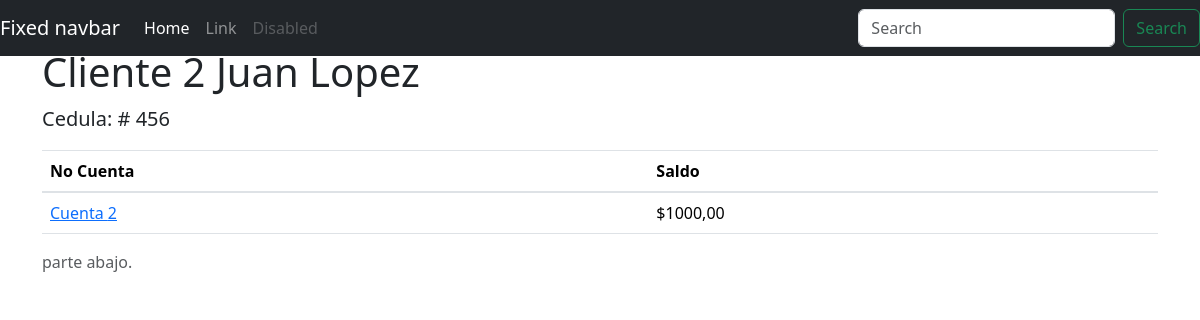
Page /cliente/2 on the earlier database version.
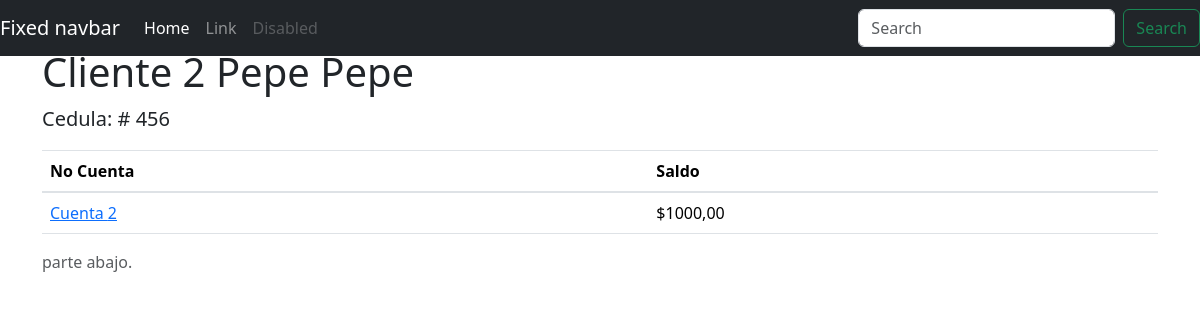
Same page on the later database version.
### cuentas/models.py (models this page shows, shortened)
class Cliente(models.Model):
    nombre = models.CharField(max_length=50)
    apellido = models.CharField(max_length=50)
    cedula = models.CharField(max_length=12, unique=True)
    user = models.OneToOneField(User, related_name='cliente', on_delete=models.CASCADE, null=True, blank=True)

### cuentas/views.py (the view)
# urls.py: path('cliente/<int:cliente_id>', ver_cliente, name='ver_cliente'),
def ver_cliente(request, cliente_id):
    cliente = get_object_or_404(Cliente, id=cliente_id)
    contenido = {
        'cliente': cliente,
    }
    return render(request, 'cliente.html', contenido)

### cuentas/templates/cliente.html (shortened to what this page needs)
<!doctype html>
<html lang="es">
  <head>
    <link href="https://getbootstrap.com/docs/4.0/dist/css/bootstrap.min.css" rel="stylesheet">
    <link href="https://getbootstrap.com/docs/4.0/examples/sticky-footer-navbar/sticky-footer-navbar.css" rel="stylesheet">
  </head>
  <body>
    <header>
      <nav class="navbar navbar-expand-md navbar-dark fixed-top bg-dark">
        <a class="navbar-brand" href="#">Fixed navbar</a>
        <div class="collapse navbar-collapse" id="navbarCollapse">
          <ul class="navbar-nav mr-auto">
            <li class="nav-item active">
              <a class="nav-link" href="#">Home <span class="sr-only">(current)</span></a>
            </li>
            <li class="nav-item">
              <a class="nav-link" href="#">Link</a>
            </li>
            <li class="nav-item">
              <a class="nav-link disabled" href="#">Disabled</a>
            </li>
          </ul>
          <form class="form-inline mt-2 mt-md-0">
            <input class="form-control mr-sm-2" type="text" placeholder="Search" aria-label="Search">
            <button class="btn btn-outline-success my-2 my-sm-0" type="submit">Search</button>
          </form>
        </div>
      </nav>
    </header>
    <main role="main" class="container">
      <h1 class="mt-5">Cliente {{cliente.id}} {{cliente.nombre}} {{cliente.apellido}}</h1>
      <p class="lead">
        Cedula: # {{cliente.cedula}}
      </p>
      <table class="table">
        <thead>
           <tr>
               <th>No Cuenta</th>
               <th>Saldo</th>
           </tr>
        </thead>
       {% for c in cliente.cuentas.all %}
           <tr>
               <td><a href="/movimientos/{{c.id}}">Cuenta {{c.id}}</a></td>
               <td>${{c.saldo}}</td>
           </tr>
       {% endfor %}
       </table>
    </main>
    <footer class="footer">
      <div class="container">
        <span class="text-muted">parte abajo.</span>
      </div>
    </footer>
    <link href="https://cdn.jsdelivr.net/npm/bootstrap@5.3.3/dist/css/bootstrap.min.css" rel="stylesheet">
  </body>
</html>

Differences in the rows shown:
changed Cliente id 2: nombre "Juan" → "Pepe"; apellido "Lopez" → "Pepe"
